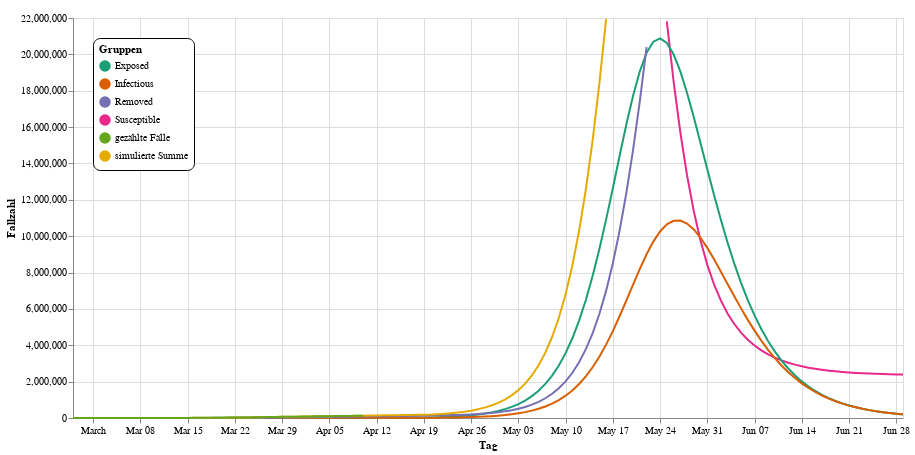

Notebook code for this chart:
### Markdown cell above
Schränkt man die Werte noch etwas ein, wird der enorme Peak sichtbar:

### Code cell
plot(prediction(prediction_days=80, max_val=23000000, r3=r0, r4=r0))

### Figure 1 — Vega-Lite specification as saved in the notebook (floating-point values rounded to 4 significant figures; data arrays with more than 128 entries replaced by an {"elided": "..."} marker saying what was removed)
{"config": {"view": {"continuousWidth": 400, "continuousHeight": 300}}, "layer": [{"mark": {"type": "line", "point": false}, "encoding": {"color": {"type": "nominal", "field": "Typ", "legend": {"cornerRadius": 7, "fillColor": "white", "legendX": 20, "legendY": 20, "orient": "none", "padding": 6, "strokeColor": "black", "title": "Gruppen"}, "scale": {"scheme": "dark2"}}, "x": {"type": "temporal", "field": "Tag", "title": "Tag"}, "y": {"type": "quantitative", "field": "Fallzahl", "title": "Fallzahl"}}}, {"mark": "point", "encoding": {"opacity": {"value": 0}, "x": {"type": "temporal", "field": "Tag", "title": "Tag"}}, "selection": {"selector004": {"type": "single", "nearest": true, "on": "mouseover", "fields": ["Tag"], "empty": "none"}}}, {"mark": "point", "encoding": {"color": {"type": "nominal", "field": "Typ", "legend": {"cornerRadius": 7, "fillColor": "white", "legendX": 20, "legendY": 20, "orient": "none", "padding": 6, "strokeColor": "black", "title": "Gruppen"}, "scale": {"scheme": "dark2"}}, "opacity": {"condition": {"value": 1, "selection": "selector004"}, "value": 0}, "x": {"type": "temporal", "field": "Tag", "title": "Tag"}, "y": {"type": "quantitative", "field": "Fallzahl", "title": "Fallzahl"}}}, {"mark": {"type": "rule", "color": "gray"}, "encoding": {"x": {"type": "temporal", "field": "Tag", "title": "Tag"}}, "transform": [{"filter": {"selection": "selector004"}}]}, {"mark": {"type": "text", "align": "left", "dx": 4, "dy": -8}, "encoding": {"color": {"type": "nominal", "field": "Typ", "legend": {"cornerRadius": 7, "fillColor": "white", "legendX": 20, "legendY": 20, "orient": "none", "padding": 6, "strokeColor": "black", "title": "Gruppen"}, "scale": {"scheme": "dark2"}}, "text": {"condition": {"type": "quantitative", "field": "Fallzahl", "selection": "selector004"}, "value": " "}, "x": {"type": "temporal", "field": "Tag", "title": "Tag"}, "y": {"type": "quantitative", "field": "Fallzahl", "title": "Fallzahl"}}}, {"mark": {"type": "text", "align": "left", "dx": 4, "dy": -8}, "encoding": {"color": {"value": "gray"}, "text": {"condition": {"type": "temporal", "field": "Tag", "selection": "selector004"}, "value": " "}, "x": {"type": "temporal", "field": "Tag", "title": "Tag"}, "y": {"value": 16}}, "transform": [{"filter": {"selection": "selector004"}}]}], "data": {"name": "data-ca1fe38aef0c9a86e9bff6a7e28449d0"}, "height": 400, "width": 830, "$schema": "https://vega.github.io/schema/vega-lite/v4.8.1.json", "datasets": {"data-ca1fe38aef0c9a86e9bff6a7e28449d0": {"elided": "664 records"}}}
